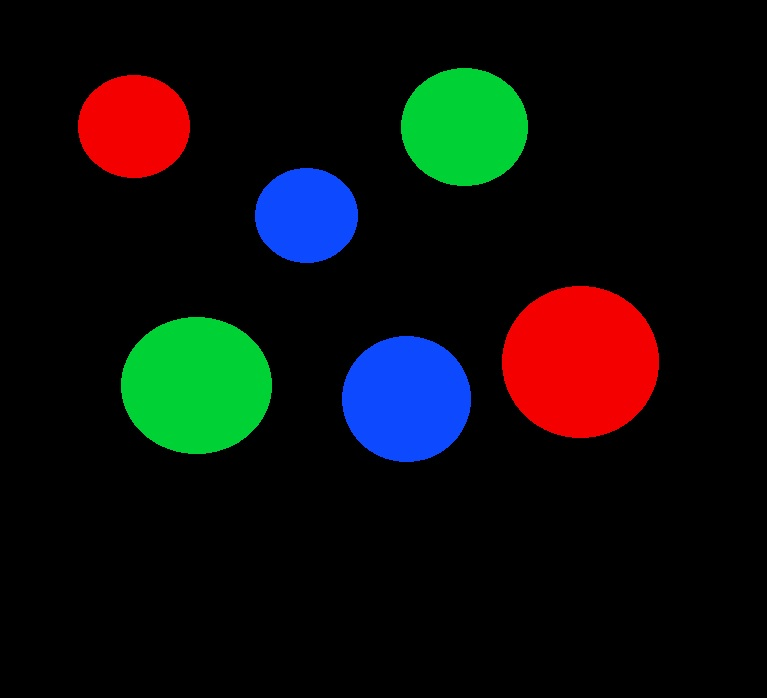
//> input picture oops assignment/board.jpg, 767 x 698 px
$ ./maingame   (built with g++ and OpenCV 4)
//> lines starting //> are read from the running program, lines starting //| are printed output that depends on the picture; after the words box and inside, x2 and y2 are one past the last pixel; in counts of white or black regions, pixels touching at a corner belong together
//> further down, game.img is the input picture: 698 rows x 767 cols, CV_8UC3; mean B, G, R 12.6, 13.8, 13.3
### oops assignment/Game.h
#ifndef GAME_H
#define GAME_H
#include <iostream>
#include <math.h>
#include <stdlib.h>
#include <new>
#include <stdio.h>
#include <highgui.h>
#include <math.h>
#include <cv.h>
#include <cxcore.h>
#include "Player.h"
#include "Image.h"


//g++ game.cpp 'pkg-config opencv --cflags --libs'
using namespace std;

class Game{
	private:
	int dice;
	public:
	Player *winner;
	cv::Mat img;
	Player *players;
	int num_players;
	void numofplayers(int x);
	void  setplayer( Player* player,int Id,Image image);
	void setting(Image image);
};

#endif

### oops assignment/Player.h
#ifndef PLAYER_H
#define PLAYER_H
#include <iostream>
#include <math.h>
#include <stdlib.h>
#include <new>
#include "Image.h"

using namespace std;

 struct point {
	int x;
	int y;
};


class Player {
private:
	int outcome;
	char reqcolor;
	public:
	int score;
	int id,_count;
	point pos;

	void Reqcolor(int outcome);
	point RequiredPos(point pos,int outcome,prop *blob);
	point updatepos(point pos,int outcome,prop *blob);
	int updatescore(int outcome,int score);
	void update(int outcome,prop *blob);
	void  play(prop *blob);
};

#endif

### oops assignment/Image.h
#ifndef IMAGE_H
#define IMAGE_H
#include <iostream>
#include <cmath>
#include <cstdlib>
#include <new>
#include <cstdio>
#include <highgui.h>
#include <cmath>
#include <cv.h>
#include <cxcore.h>

struct prop{
	char color;
	int x;
	int y;
};


class Image{
	private:
	cv::Mat img;
	int **A;
	public:
	prop *blob;
	int count;
	Image(cv::Mat img3);
	cv::Mat color_to_binary(cv::Mat img1);
	void BlobDetect(cv::Mat bin,int *count,cv::Mat img1);
	void definearray(int count);
	void find_prop(cv::Mat bin,cv::Mat img1);

};

#endif

### oops assignment/Game.cpp
#include "Game.h"

void Game::numofplayers(int x){
		cout<<"starting to create an array of players"<<endl;
		players=new Player[x];
		cout<<"array of players created"<<endl;
	}
	// [9 lines left out: function setplayer, not called in this run]
	void Game::setting(Image image){
		cout<<"enter the setting zone"<<endl;
		numofplayers(num_players);
		for (int i=0;i<num_players;i++)
			setplayer(&players[i],i,image);
		cout<<"initialising done"<<endl;
	}


### oops assignment/Image.cpp
#include "Image.h"
#include <cstdlib>
using namespace std;
struct point {
	int x;
	int y;
}point;


struct ind
{
	int x;int y;
	struct ind* next;
};
 ind *front,*rear;

void enqueue(int x,int y){
	 ind* n;
	n=(ind*)malloc(sizeof(ind));
	n->x=x;
	n->y=y;
	n->next=NULL;
	if(front==NULL){front=n;rear=front;}
	else {rear->next=n;rear=n;}
}


void dequeue(){
	ind* t;
	t=front;
	front=t->next;
	free(t);
}


void qfront(int* x,int *y){
	if(front!=NULL){
	*x=front->x;
	*y=front->y;}
	return;
}


int qempty(){
	if(front==NULL)return 1;
	return 0;}

cv::Mat Image::color_to_binary(cv::Mat img1)
{
	cv::Mat bin(img1.rows,img1.cols,CV_8UC1,cvScalarAll(0));
		for (int i=0;i<img1.rows;i++ ){
			for (int j=0;j<img1.cols;j++){
				if (img1.at<cv::Vec3b>(i,j)[0]==0 && img1.at<cv::Vec3b>(i,j)[1]==0 && img1.at<cv::Vec3b>(i,j)[2]==0 )
					bin.at<uchar>(i,j)=0;
				else
					bin.at<uchar>(i,j)=255;
			}
		}
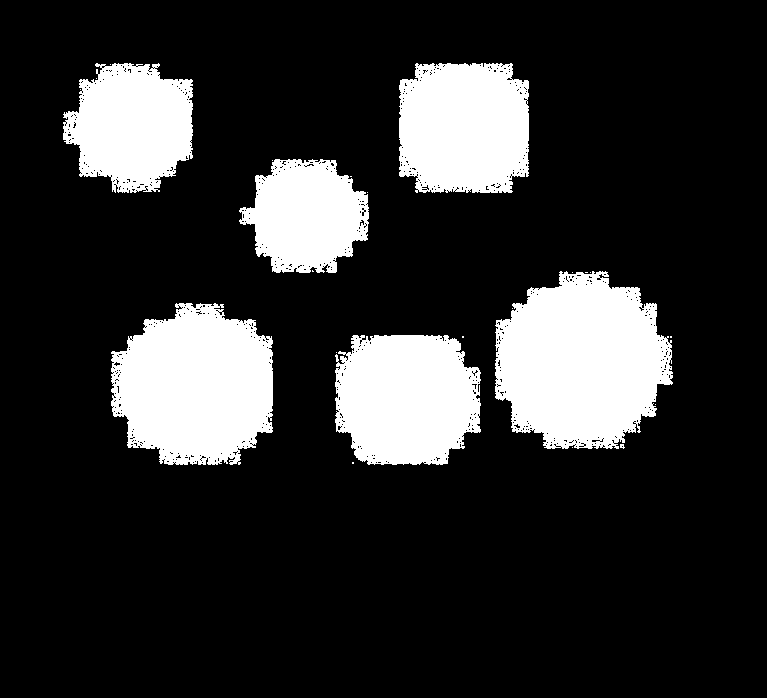
//> bin: 698 rows x 767 cols, CV_8UC1; 18.5% white; 24 white regions (18 under 20 px), largest, box (x1, y1, x2, y2) and area: (495, 271, 673, 449) 23741, (111, 303, 273, 465) 20526, (335, 335, 481, 465) 16041, (399, 63, 529, 193) 15307, (63, 63, 193, 193) 12563, (239, 159, 369, 273) 10627
		return bin;
}

void Image::find_prop(cv::Mat bin,cv::Mat img1){
		cout<<"find_prop has started"<<endl;
		int c_x,c_y,c_pixel,i,j,k;
		for (k=1;k<=count;k++)
		{
			for ( i=0;i<bin.rows;i++)
			{
				for ( j=0;j<bin.cols;j++){
					if (A[i][j]==k)
					{
						c_x+=j;
						c_y+=i;
						c_pixel++;
					}
				}
			}

		blob[k].x=c_x/c_pixel;
		blob[k].y=c_y/c_pixel;
		c_x=c_y=c_pixel=0;
		if (img1.at<cv::Vec3b>(blob[k].y,blob[k].x)[0]==255)
			{ cout<<"here"<<endl;blob[k].color='b';}
		if (img1.at<cv::Vec3b>(blob[k].y,blob[k].x)[1]==255)
			{ cout<<"here"<<endl;blob[k].color='g';}
		if (img1.at<cv::Vec3b>(blob[k].y,blob[k].x)[2]==255)
			{ cout<<"here"<<endl;blob[k].color='r';}
	}
}


void Image::definearray(int count){
		cout<<"define array has started"<<endl;
		blob=new prop[count+1];
		cout<<"define array has ended"<<endl;
	}

void Image::BlobDetect(cv::Mat bin,int *count,cv::Mat img1)
{
	int i,j,x,y,wd=bin.cols,ht=bin.rows;
//> wd = 767; ht = 698
	cout<<"rowss is "<<ht<<endl;
//| rowss is 698
	cout <<"cols is "<<wd<<endl;
//| cols is 767
	 	A=new int*[ht];
	 	for(i=0;i<ht;i++)
			 A[i]=new int[wd];
	 	for(i=0;i<ht;i++){
			 for(j=0;j<wd;j++){
			 	A[i][j]=-1;
			 }
		}
		cout<<"A matrix is created"<<endl;
	 for(i=0;i<ht;i++){
		 for(j=0;j<wd;j++){
			 if(bin.at<uchar>(i,j)==255){
				 if(A[i][j]==-1){
					 *count=*count+1;
				 	enqueue(i,j);
					while(qempty()==0){
				 		qfront(&x,&y);
				 		int k,l;
				 		dequeue();
				 		for(k=x-1;k<=x+1;k++){
							 for(l=y-1;l<=y+1;l++){
								 if(k<ht && l<wd && k>=0 && l>=0 && A[k][l]==-1 && bin.at<uchar>(k,l)==255){
									 enqueue(k,l);
							 		A[k][l]=*count;
							 	}
					 		}
						}
						A[x][y]=*count;
					}
				 }
			 }
		 }
	}
//> after the loop, x = 463; y = 353
	std::cout<<"number of blobs"<<*count<<endl;
//| number of blobs24

	Image::definearray(*count);
	Image::find_prop(bin,img1);
//> the loop in find_prop, `for (k=1;k<=count;k++)` made 24 passes
//> (c_x, c_y, c_pixel) on passes 1 to 12: (1652491, 1579481, 12563), (7096754, 1950182, 15307), (110, 64, 1), (96, 78, 1), (80, 89, 1), (3252071, 2290871, 10627), (272, 160, 1), (701, 352, 2), (367, 192, 1), (937, 812, 3), (13791511, 8585395, 23741), (572, 272, 1)
//> after the loop in find_prop, `for (k=1;k<=count;k++)`: c_x = 0
}

 Image::Image(cv::Mat img3){
	img=img3;
	count=0;
	cv::Mat bin(img.rows,img.cols,CV_8UC1,cvScalarAll(0));
	 bin=Image::color_to_binary(img);
	cv::namedWindow("won",0);
	cv::imshow("won",bin);
	cv::waitKey(0);
	BlobDetect(bin,&count,img);
//> count = 24
}

### oops assignment/maingame.cpp
#include <opencv2/opencv.hpp>
#include <opencv2/core/core.hpp>
#include <opencv2/highgui/highgui.hpp>
#include "Image.h"
#include "Player.h"
#include "Game.h"
#include <iostream>
using namespace std;
int main(){
	Game game;
	game.img=cv::imread("board.jpg",1);

	cv::namedWindow("win",0);
	cv::imshow("win",game.img);
	cv::waitKey(0);
	Image board(game.img);
	cout<<"enter the number of players"<<endl;

		cin>>game.num_players;
//> the answer given: board.jpg
		cout<<"done"<<endl;
		game.setting(board);
		cout<<game.players[0].pos.x<<" "<<game.players[0].pos.y<<" "<< game.players[0].score<<endl;
//| 0 635121 0

	cout<<"entering the infinite loop"<<endl;
//> (the run ends here: the time limit is reached, at `while (1)`)
